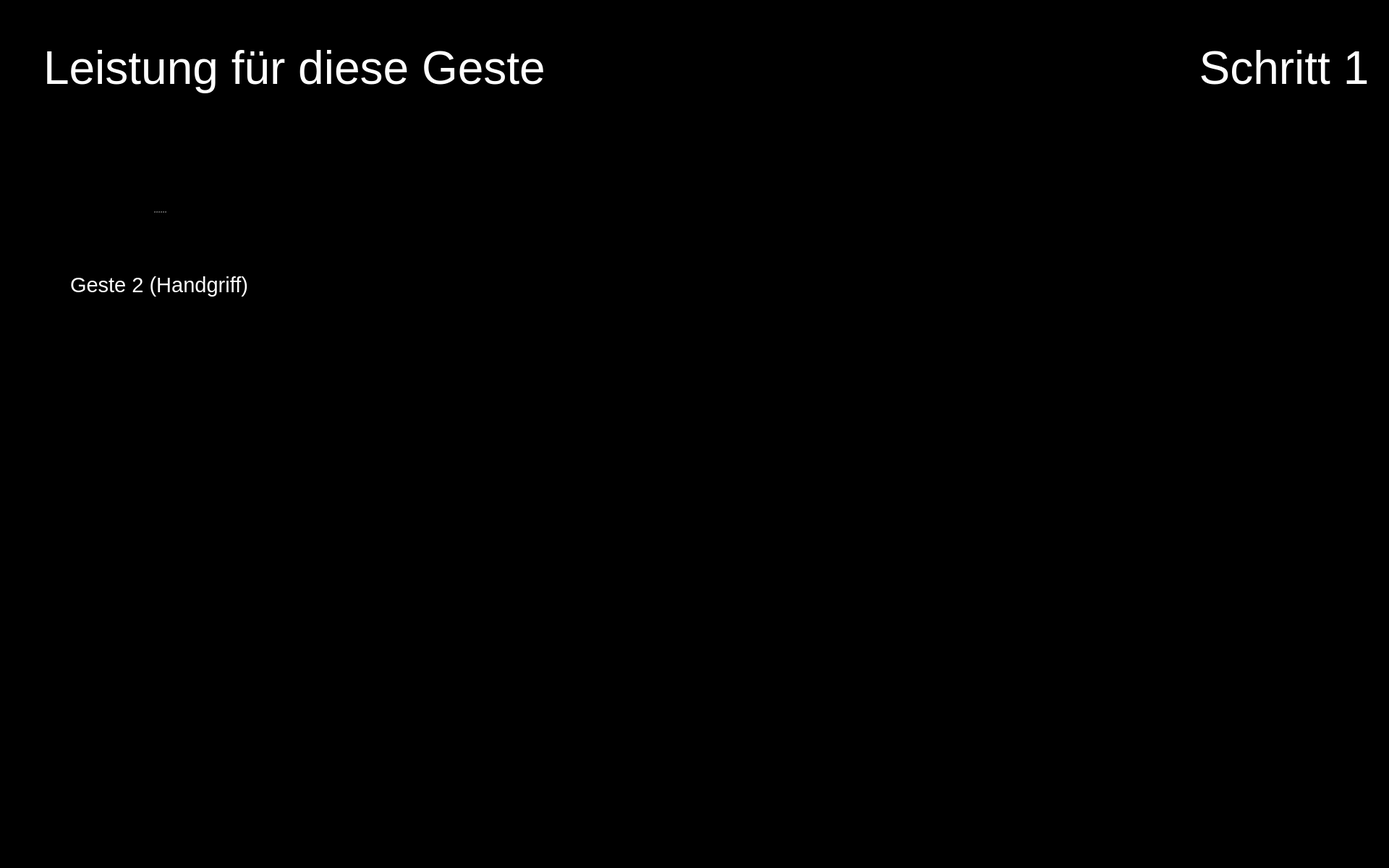
<?xml version="1.0" encoding="UTF-8"?>
<ui version="4.0">
 <class>Form</class>
 <widget class="QWidget" name="Form">
  <property name="geometry">
   <rect>
    <x>0</x>
    <y>0</y>
    <width>1920</width>
    <height>1200</height>
   </rect>
  </property>
  <property name="maximumSize">
   <size>
    <width>1920</width>
    <height>1200</height>
   </size>
  </property>
  <property name="windowTitle">
   <string>Form</string>
  </property>
  <property name="styleSheet">
   <string notr="true">background-color: rgb(0, 0, 0);</string>
  </property>
  <widget class="QPushButton" name="button_nav_left">
   <property name="enabled">
    <bool>true</bool>
   </property>
   <property name="geometry">
    <rect>
     <x>800</x>
     <y>560</y>
     <width>150</width>
     <height>150</height>
    </rect>
   </property>
   <property name="minimumSize">
    <size>
     <width>81</width>
     <height>81</height>
    </size>
   </property>
   <property name="maximumSize">
    <size>
     <width>150</width>
     <height>150</height>
    </size>
   </property>
   <property name="cursor">
    <cursorShape>OpenHandCursor</cursorShape>
   </property>
   <property name="focusPolicy">
    <enum>Qt::WheelFocus</enum>
   </property>
   <property name="contextMenuPolicy">
    <enum>Qt::DefaultContextMenu</enum>
   </property>
   <property name="layoutDirection">
    <enum>Qt::LeftToRight</enum>
   </property>
   <property name="autoFillBackground">
    <bool>false</bool>
   </property>
   <property name="styleSheet">
    <string notr="true"/>
   </property>
   <property name="icon">
    <iconset resource="resources/res.qrc">
     <normaloff>:/buttons/Button Left.svg</normaloff>:/buttons/Button Left.svg</iconset>
   </property>
   <property name="iconSize">
    <size>
     <width>144</width>
     <height>144</height>
    </size>
   </property>
   <property name="autoDefault">
    <bool>false</bool>
   </property>
   <property name="default">
    <bool>false</bool>
   </property>
   <property name="flat">
    <bool>true</bool>
   </property>
  </widget>
  <widget class="QPushButton" name="button_nav_right">
   <property name="enabled">
    <bool>true</bool>
   </property>
   <property name="geometry">
    <rect>
     <x>960</x>
     <y>560</y>
     <width>150</width>
     <height>150</height>
    </rect>
   </property>
   <property name="minimumSize">
    <size>
     <width>81</width>
     <height>81</height>
    </size>
   </property>
   <property name="maximumSize">
    <size>
     <width>150</width>
     <height>150</height>
    </size>
   </property>
   <property name="cursor">
    <cursorShape>OpenHandCursor</cursorShape>
   </property>
   <property name="focusPolicy">
    <enum>Qt::WheelFocus</enum>
   </property>
   <property name="contextMenuPolicy">
    <enum>Qt::DefaultContextMenu</enum>
   </property>
   <property name="layoutDirection">
    <enum>Qt::LeftToRight</enum>
   </property>
   <property name="autoFillBackground">
    <bool>false</bool>
   </property>
   <property name="styleSheet">
    <string notr="true"/>
   </property>
   <property name="icon">
    <iconset resource="resources/res.qrc">
     <normaloff>:/buttons/Button Right.svg</normaloff>:/buttons/Button Right.svg</iconset>
   </property>
   <property name="iconSize">
    <size>
     <width>144</width>
     <height>144</height>
    </size>
   </property>
   <property name="autoDefault">
    <bool>false</bool>
   </property>
   <property name="default">
    <bool>false</bool>
   </property>
   <property name="flat">
    <bool>true</bool>
   </property>
  </widget>
  <widget class="QPushButton" name="button_exit">
   <property name="enabled">
    <bool>true</bool>
   </property>
   <property name="geometry">
    <rect>
     <x>1760</x>
     <y>1040</y>
     <width>150</width>
     <height>150</height>
    </rect>
   </property>
   <property name="minimumSize">
    <size>
     <width>81</width>
     <height>81</height>
    </size>
   </property>
   <property name="maximumSize">
    <size>
     <width>150</width>
     <height>150</height>
    </size>
   </property>
   <property name="cursor">
    <cursorShape>OpenHandCursor</cursorShape>
   </property>
   <property name="focusPolicy">
    <enum>Qt::WheelFocus</enum>
   </property>
   <property name="contextMenuPolicy">
    <enum>Qt::DefaultContextMenu</enum>
   </property>
   <property name="icon">
    <iconset resource="resources/res.qrc">
     <normaloff>:/buttons/Button Exit.svg</normaloff>:/buttons/Button Exit.svg</iconset>
   </property>
   <property name="iconSize">
    <size>
     <width>144</width>
     <height>144</height>
    </size>
   </property>
   <property name="autoDefault">
    <bool>false</bool>
   </property>
   <property name="default">
    <bool>false</bool>
   </property>
   <property name="flat">
    <bool>true</bool>
   </property>
  </widget>
  <widget class="QLabel" name="image_step">
   <property name="geometry">
    <rect>
     <x>1650</x>
     <y>170</y>
     <width>250</width>
     <height>250</height>
    </rect>
   </property>
   <property name="font">
    <font>
     <pointsize>48</pointsize>
    </font>
   </property>
   <property name="styleSheet">
    <string notr="true">color: rgb(255, 255, 255);</string>
   </property>
   <property name="text">
    <string/>
   </property>
   <property name="pixmap">
    <pixmap resource="resources/res.qrc">:/detected steps/Detected Step1_Button.png</pixmap>
   </property>
   <property name="alignment">
    <set>Qt::AlignCenter</set>
   </property>
   <property name="wordWrap">
    <bool>true</bool>
   </property>
  </widget>
  <widget class="QLabel" name="label_plot_1">
   <property name="geometry">
    <rect>
     <x>490</x>
     <y>180</y>
     <width>850</width>
     <height>340</height>
    </rect>
   </property>
   <property name="maximumSize">
    <size>
     <width>1200</width>
     <height>480</height>
    </size>
   </property>
   <property name="font">
    <font>
     <pointsize>48</pointsize>
    </font>
   </property>
   <property name="styleSheet">
    <string notr="true">color: rgb(255, 255, 255);</string>
   </property>
   <property name="text">
    <string/>
   </property>
   <property name="scaledContents">
    <bool>true</bool>
   </property>
  </widget>
  <widget class="QLabel" name="icon_newbie_1">
   <property name="enabled">
    <bool>true</bool>
   </property>
   <property name="geometry">
    <rect>
     <x>490</x>
     <y>380</y>
     <width>100</width>
     <height>100</height>
    </rect>
   </property>
   <property name="sizePolicy">
    <sizepolicy hsizetype="Preferred" vsizetype="Preferred">
     <horstretch>0</horstretch>
     <verstretch>0</verstretch>
    </sizepolicy>
   </property>
   <property name="maximumSize">
    <size>
     <width>100</width>
     <height>100</height>
    </size>
   </property>
   <property name="text">
    <string/>
   </property>
   <property name="pixmap">
    <pixmap resource="resources/res.qrc">:/img/Icon User.png</pixmap>
   </property>
   <property name="scaledContents">
    <bool>true</bool>
   </property>
  </widget>
  <widget class="QLabel" name="icon_reaction_1">
   <property name="enabled">
    <bool>true</bool>
   </property>
   <property name="geometry">
    <rect>
     <x>1400</x>
     <y>250</y>
     <width>200</width>
     <height>200</height>
    </rect>
   </property>
   <property name="sizePolicy">
    <sizepolicy hsizetype="Preferred" vsizetype="Preferred">
     <horstretch>0</horstretch>
     <verstretch>0</verstretch>
    </sizepolicy>
   </property>
   <property name="maximumSize">
    <size>
     <width>200</width>
     <height>200</height>
    </size>
   </property>
   <property name="text">
    <string/>
   </property>
   <property name="scaledContents">
    <bool>true</bool>
   </property>
  </widget>
  <widget class="QLabel" name="icon_expert_1">
   <property name="enabled">
    <bool>true</bool>
   </property>
   <property name="geometry">
    <rect>
     <x>490</x>
     <y>220</y>
     <width>100</width>
     <height>100</height>
    </rect>
   </property>
   <property name="sizePolicy">
    <sizepolicy hsizetype="Preferred" vsizetype="Preferred">
     <horstretch>0</horstretch>
     <verstretch>0</verstretch>
    </sizepolicy>
   </property>
   <property name="maximumSize">
    <size>
     <width>100</width>
     <height>100</height>
    </size>
   </property>
   <property name="text">
    <string/>
   </property>
   <property name="pixmap">
    <pixmap resource="resources/res.qrc">:/img/Icon Expert.png</pixmap>
   </property>
   <property name="scaledContents">
    <bool>true</bool>
   </property>
  </widget>
  <widget class="QLabel" name="label_text_step">
   <property name="geometry">
    <rect>
     <x>1650</x>
     <y>20</y>
     <width>250</width>
     <height>150</height>
    </rect>
   </property>
   <property name="font">
    <font>
     <family>Arial</family>
     <pointsize>48</pointsize>
     <weight>9</weight>
     <italic>false</italic>
     <bold>false</bold>
    </font>
   </property>
   <property name="styleSheet">
    <string notr="true">font: 75 48pt &quot;Arial&quot;;
color: rgb(255, 255, 255);</string>
   </property>
   <property name="text">
    <string>Schritt 1</string>
   </property>
   <property name="textFormat">
    <enum>Qt::RichText</enum>
   </property>
   <property name="alignment">
    <set>Qt::AlignCenter</set>
   </property>
   <property name="wordWrap">
    <bool>true</bool>
   </property>
  </widget>
  <widget class="QSplitter" name="splitter_4">
   <property name="geometry">
    <rect>
     <x>60</x>
     <y>210</y>
     <width>320</width>
     <height>282</height>
    </rect>
   </property>
   <property name="orientation">
    <enum>Qt::Vertical</enum>
   </property>
   <widget class="QLabel" name="image_required_3">
    <property name="maximumSize">
     <size>
      <width>320</width>
      <height>240</height>
     </size>
    </property>
    <property name="text">
     <string/>
    </property>
    <property name="pixmap">
     <pixmap resource="resources/res.qrc">:/img/right_step1_gesture2.png</pixmap>
    </property>
    <property name="scaledContents">
     <bool>true</bool>
    </property>
   </widget>
   <widget class="QLabel" name="text_required_3">
    <property name="font">
     <font>
      <family>Arial</family>
      <pointsize>22</pointsize>
      <weight>9</weight>
      <italic>false</italic>
      <bold>false</bold>
     </font>
    </property>
    <property name="styleSheet">
     <string notr="true">font: 75 22pt &quot;Arial&quot;;
color: rgb(255, 255, 255);</string>
    </property>
    <property name="text">
     <string>Geste 2 (Handgriff)</string>
    </property>
    <property name="textFormat">
     <enum>Qt::PlainText</enum>
    </property>
    <property name="alignment">
     <set>Qt::AlignCenter</set>
    </property>
    <property name="wordWrap">
     <bool>true</bool>
    </property>
   </widget>
  </widget>
  <widget class="QLabel" name="label_trouble">
   <property name="geometry">
    <rect>
     <x>60</x>
     <y>20</y>
     <width>1280</width>
     <height>150</height>
    </rect>
   </property>
   <property name="font">
    <font>
     <family>Arial</family>
     <pointsize>48</pointsize>
     <weight>9</weight>
     <italic>false</italic>
     <bold>false</bold>
    </font>
   </property>
   <property name="styleSheet">
    <string notr="true">font: 75 48pt &quot;Arial&quot;;
color: rgb(255, 255, 255);</string>
   </property>
   <property name="text">
    <string>Leistung für diese Geste</string>
   </property>
   <property name="textFormat">
    <enum>Qt::RichText</enum>
   </property>
   <property name="alignment">
    <set>Qt::AlignLeading|Qt::AlignLeft|Qt::AlignVCenter</set>
   </property>
   <property name="wordWrap">
    <bool>true</bool>
   </property>
  </widget>
 </widget>
 <resources>
  <include location="resources/res.qrc"/>
 </resources>
 <connections/>
</ui>
